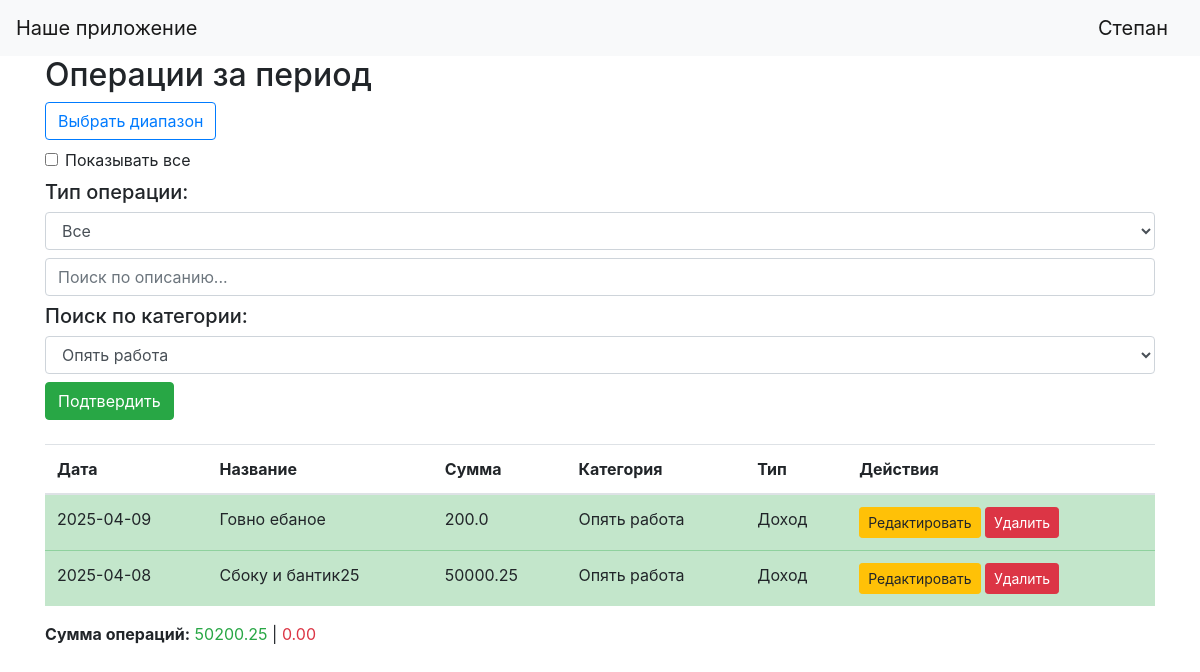
/operations?selected_category=1 (signed in), run on the app's committed database.
### data/users.py (models this page shows, shortened)
class User(SqlAlchemyBase, UserMixin):
    __tablename__ = 'users'
    id = sqlalchemy.Column(sqlalchemy.Integer, primary_key=True, autoincrement=True)
    username = sqlalchemy.Column(sqlalchemy.String, nullable=True, unique=True)
    password_hash = sqlalchemy.Column(sqlalchemy.String, nullable=True)
    email = sqlalchemy.Column(sqlalchemy.String, index=True, unique=True, nullable=True)
    created_date = sqlalchemy.Column(sqlalchemy.DateTime, default=datetime.datetime.now)
    operations = orm.relationship("Operation", back_populates='user')
    categories = orm.relationship("Category", back_populates='user') #

### data/operations.py (models this page shows, shortened)
class Operation(SqlAlchemyBase):
    __tablename__ = 'operations'
    id = sqlalchemy.Column(sqlalchemy.Integer, primary_key=True, autoincrement=True)
    date = sqlalchemy.Column(sqlalchemy.DateTime, default=datetime.datetime.now)
    user_id = sqlalchemy.Column(sqlalchemy.Integer, sqlalchemy.ForeignKey("users.id"))
    user = orm.relationship('User')
    amount = sqlalchemy.Column(sqlalchemy.Float, nullable=False)
    category_id = sqlalchemy.Column(sqlalchemy.Integer, sqlalchemy.ForeignKey("category.id"))
    category = orm.relationship("Category")
    type = sqlalchemy.Column(sqlalchemy.String, nullable=False)
    description = sqlalchemy.Column(sqlalchemy.String, nullable=True)

### data/category.py (models this page shows)
class Category(SqlAlchemyBase):
    __tablename__ = 'category'
    id = sqlalchemy.Column(sqlalchemy.Integer, primary_key=True, autoincrement=True)
    name = sqlalchemy.Column(sqlalchemy.String, nullable=True)
    type = sqlalchemy.Column(sqlalchemy.String, nullable=False)
    user_id = sqlalchemy.Column(sqlalchemy.Integer, sqlalchemy.ForeignKey("users.id"), nullable=True)
    user = orm.relationship('User')

### main.py (the view)
@app.route("/operations", methods=["GET", "POST"])
@login_required
def operations():
    form = PeriodForm()
    page = int(request.args.get("page", 1))
    per_page = 10
    today = date.today()
    start_date = today.replace(day=1)
    end_date = today
    selected_type = 'all'
    selected_category = 'all'
    show_all = False
    search_query = ''
    user_operations = current_user.operations
    db_sess = db_session.create_session()
    user_categories = [{
        'id': c.id,
        'name': c.name,
        'type': c.type
    } for c in current_user.categories]
    base_categories = [{
        'id': c.id,
        'name': c.name,
        'type': c.type
    } for c in db_sess.query(Category).filter(Category.user_id == None)]
    all_categories = [{'id': 'all', 'name': 'Все', 'type': 'all'}]
    all_categories.extend(base_categories + user_categories)
    form.category.choices = [(str(c['id']), c['name']) for c in all_categories]
    if request.method == "POST":
        date_range_str = form.date_range.data
        selected_type = form.operation_type.data
        selected_category = form.category.data
        show_all = 'show_all' in request.form
        search_query = request.form.get('search_query', '')
        if not show_all and date_range_str:
            try:
                start_str, end_str = date_range_str.split(" to ")
                start_date = datetime.strptime(start_str, "%Y-%m-%d").date()
                end_date = datetime.strptime(end_str, "%Y-%m-%d").date()
            except ValueError:
                return redirect("/operations")
    else:
        selected_category = request.args.get("selected_category", "all")
        form.date_range.data = ' to '.join([f"{start_date}", f"{end_date}"])
        form.operation_type.data = selected_type
        form.category.data = selected_category
    operations_in_period = user_operations
    if not show_all:
        operations_in_period = filter(
            lambda op: start_date <= op.date.date() <= end_date,
            operations_in_period
        )
    if selected_type != 'all':
        operations_in_period = filter(lambda op: op.type == selected_type, operations_in_period)
    if selected_category != 'all':
        operations_in_period = filter(lambda op: str(op.category_id) == selected_category, operations_in_period)
    if search_query:
        operations_in_period = filter(lambda op: search_query.lower() in op.description.lower(), operations_in_period)
    operations_in_period = list(operations_in_period)
    operations_in_period.sort(key=lambda op: op.date, reverse=True)
    total_pages = math.ceil(len(operations_in_period) / per_page)
    start = (page - 1) * per_page
    end = start + per_page
    current_ops = operations_in_period[start:end]
    return render_template(
        "operations.html",
        form=form,
        operations=current_ops,
        total_pages=total_pages,
        current_page=page,
        selected_type=selected_type,
        selected_category=selected_category,
        show_all=show_all,
        search_query=search_query,
        categories=all_categories
    )

### forms/period.py
class PeriodForm(FlaskForm):
    date_range = HiddenField()
    operation_type = SelectField(
        'Тип операции',
        choices=[('all', 'Все'), ('income', 'Доходы'), ('expense', 'Расходы')],
        default='all',
        validators=[DataRequired()]
    )
    category = SelectField('Категория', choices=[('all', 'Все')], default='all', validators=[Optional()])
    submit = SubmitField("Подтвердить")

### data/db_session.py (called while the page is built)
def create_session() -> Session:
    global __factory
    return __factory()

### main.py (called while the page is built)
@login_manager.user_loader
def load_user(user_id):
    db_sess = db_session.create_session()
    return db_sess.query(User).get(user_id)

### templates/operations.html (shortened to what this page needs)
{% extends "base.html" %}
{% block content %}
<h2>Операции за период</h2>
<form method="POST" id="filterForm">
    <button type="button" class="btn btn-outline-primary mb-2" id="openPicker">Выбрать диапазон</button>
    <div class="form-check mb-2">
        <input class="form-check-input" type="checkbox" id="show_all" name="show_all" {% if show_all %}checked{% endif %}>
        <label class="form-check-label" for="show_all">Показывать все</label>
    </div>
    <h5>Тип операции:</h5>
    {{ form.operation_type(class="form-control mb-2") }}
    <input type="text" name="search_query" class="form-control mb-2" placeholder="Поиск по описанию..." value="{{ search_query }}">
    <h5>Поиск по категории:</h5>
    {{ form.category(class="form-control mb-2") }}
    {{ form.submit(class="btn btn-success") }}
</form>
{% if operations %}
    {% set ns = namespace(income=0, expense=0) %}
    <table class="table table-striped mt-4">
        <thead>
            <tr>
                <th>Дата</th>
                <th>Название</th>
                <th>Сумма</th>
                <th>Категория</th>
                <th>Тип</th>
                <th>Действия</th>
            </tr>
        </thead>
        <tbody>
            {% for op in operations %}
                {% if op.type == 'income' %}
                    {% set ns.income = ns.income + op.amount %}
                {% else %}
                    {% set ns.expense = ns.expense + op.amount %}
                {% endif %}
                <tr class="{{ 'table-success' if op.type == 'income' else 'table-danger' }}">
                    <td>{{ op.date.strftime('%Y-%m-%d') }}</td>
                    <td>{{ op.description }}</td>
                    <td>{{ op.amount }}</td>
                    {% set matched_category = categories | selectattr('id', 'equalto', op.category_id) | list | first %}
                    <td>{{ matched_category.name if matched_category else 'Без категории' }}</td>
                    <td>{{ 'Доход' if op.type == 'income' else 'Расход' }}</td>
                    <td>
                        <a href="{{ url_for('edit_operation', id=op.id) }}" class="btn btn-warning btn-sm">Редактировать</a>
                        <form method="POST" action="{{ url_for('delete_operation', id=op.id) }}"
                              style="display:inline;" onsubmit="return confirm('Удалить операцию?');">
                            <button type="submit" class="btn btn-danger btn-sm">Удалить</button>
                        </form>
                    </td>
                </tr>
            {% endfor %}
        </tbody>
    </table>
    <div class="mt-3 fs-5">
       <strong>Сумма операций:</strong> <span class="text-success">{{ "%.2f"|format(ns.income) }}</span> | <span class="text-danger">{{ "%.2f"|format(ns.expense) }}</span><br>
    </div>
{% endif %}
{% endblock %}

### templates/base.html (shortened to what this page needs)
<!doctype html>
<html lang="en">
<head>
    <link rel="stylesheet"
          href="https://stackpath.bootstrapcdn.com/bootstrap/4.4.1/css/bootstrap.min.css"
>
    <link rel="stylesheet" href="https://cdn.jsdelivr.net/npm/flatpickr/dist/flatpickr.min.css">
</head>
<body>
<header>
    <nav class="navbar navbar-light bg-light">
        <a class="navbar-brand" href="/">Наше приложение</a>
        {% if current_user.is_authenticated %}
            <a class="navbar-brand" href="/logout">{{ current_user.username }}</a>
        {% else %}
            <p>
                <a class="btn btn-primary " href="/register">Зарегистрироваться</a>
                <a class="btn btn-success" href="/login">Войти</a>
            </p>
        {% endif %}
    </nav>
</header>
<main role="main" class="container">
    {% block content %}{% endblock %}
</main>
</body>
</html>

### data on the page
User: username "Степан"
Operation: date "2025-04-09", description "Говно ебаное", amount "200.0", type "Доход"
Category: name "Опять работа"
Operation: date "2025-04-08", description "Сбоку и бантик25", amount "50000.25", type "Доход"

### other printed values
{{ "%.2f"|format(ns.income) }} "50200.25"
{{ "%.2f"|format(ns.expense) }} "0.00"
